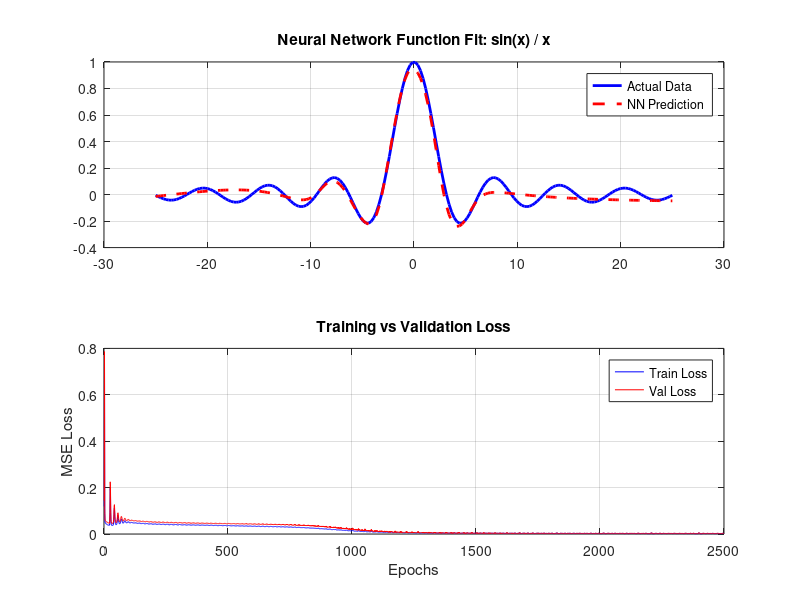

MATLAB code for this plot:
% 66_deep_learning_sinc.m
% UniLab Deep Learning: Function Approximation for sin(x)/x

clear all;
close all;
clc;

disp('🧠 UniLab Deep Learning: Sinc Function Approximation');
disp('==================================================');

%% 1. Function Approximation with Neural Network
disp('--- 1. Fitting f(x) = sin(x) / x ---');

% Data Generation
X = linspace(-25, 25, 200)';
% Use a small epsilon to avoid division by zero at x = 0
epsilon = 1e-10;
y = sin(X + epsilon) ./ (X + epsilon);

% Normalization for Sigmoid activation
X_min = min(X); X_max = max(X);
X_norm = (X - X_min) / (X_max - X_min);
y_min = min(y); y_max = max(y);
y_norm = (y - y_min) / (y_max - y_min);

% Train/Validation Split (80/20)
indices = randperm(200);
train_idx = indices(1:160);
val_idx = indices(161:200);

X_train = reshape(X_norm(train_idx), 160, 1); 
y_train = reshape(y_norm(train_idx), 160, 1);
X_val = reshape(X_norm(val_idx), 40, 1); 
y_val = reshape(y_norm(val_idx), 40, 1);

% Manual Neural Network (1 -> 64 -> 64 -> 1)
% Xavier Initialization
W1 = randn(1, 64) * sqrt(1/1); b1 = zeros(1, 64);
W2 = randn(64, 64) * sqrt(1/64); b2 = zeros(1, 64);
W3 = randn(64, 1) * sqrt(1/64); b3 = zeros(1, 1);

% RMSprop parameters
lr = 0.002;
beta = 0.9;
eps_opt = 1e-8;
mW1 = zeros(size(W1)); mb1 = zeros(size(b1));
mW2 = zeros(size(W2)); mb2 = zeros(size(b2));
mW3 = zeros(size(W3)); mb3 = zeros(size(b3));

epochs = 2500;
train_loss_hist = zeros(epochs, 1);
val_loss_hist = zeros(epochs, 1);

for epoch = 1:epochs
    % Forward Pass (Train)
    z1 = X_train * W1 + b1;
    a1 = tanh(z1); 
    z2 = a1 * W2 + b2;
    a2 = tanh(z2);
    z3 = a2 * W3 + b3;
    a3 = z3; % Linear output for regression
    
    % Loss (MSE)
    err = a3 - y_train;
    train_loss = mean(err.^2);
    train_loss_hist(epoch) = train_loss;
    
    % Forward Pass (Validation)
    vz1 = X_val * W1 + b1; va1 = tanh(vz1);
    vz2 = va1 * W2 + b2; va2 = tanh(vz2);
    vz3 = va2 * W3 + b3; va3 = vz3;
    val_loss = mean((va3 - y_val).^2);
    val_loss_hist(epoch) = val_loss;
    
    % Backward Pass
    d_z3 = 2 * err / length(X_train);
    d_W3 = a2' * d_z3;
    d_b3 = sum(d_z3, 1);
    
    d_a2 = d_z3 * W3';
    d_z2 = d_a2 .* (1 - a2.^2);
    d_W2 = a1' * d_z2;
    d_b2 = sum(d_z2, 1);
    
    d_a1 = d_z2 * W2';
    d_z1 = d_a1 .* (1 - a1.^2);
    d_W1 = X_train' * d_z1;
    d_b1 = sum(d_z1, 1);
    
    % Update (RMSprop)
    mW3 = beta * mW3 + (1-beta) * d_W3.^2;
    mb3 = beta * mb3 + (1-beta) * d_b3.^2;
    W3 = W3 - lr * d_W3 ./ (sqrt(mW3) + eps_opt);
    b3 = b3 - lr * d_b3 ./ (sqrt(mb3) + eps_opt);
    
    mW2 = beta * mW2 + (1-beta) * d_W2.^2;
    mb2 = beta * mb2 + (1-beta) * d_b2.^2;
    W2 = W2 - lr * d_W2 ./ (sqrt(mW2) + eps_opt);
    b2 = b2 - lr * d_b2 ./ (sqrt(mb2) + eps_opt);
    
    mW1 = beta * mW1 + (1-beta) * d_W1.^2;
    mb1 = beta * mb1 + (1-beta) * d_b1.^2;
    W1 = W1 - lr * d_W1 ./ (sqrt(mW1) + eps_opt);
    b1 = b1 - lr * d_b1 ./ (sqrt(mb1) + eps_opt);
    
    if mod(epoch, 100) == 0
        disp(['Epoch ', num2str(epoch), ': Train Loss = ', num2str(train_loss), ', Val Loss = ', num2str(val_loss)]);
    end
end

% Final Prediction
z1_f = X_norm * W1 + b1; a1_f = tanh(z1_f);
z2_f = a1_f * W2 + b2; a2_f = tanh(z2_f);
y_pred_norm = a2_f * W3 + b3;
y_pred = y_pred_norm * (y_max - y_min) + y_min;

% Plotting Results
disp(' ');
disp('--- 2. Visualization ---');
figure;
subplot(2, 1, 1);
plot(X, y, 'b', 'LineWidth', 2); hold on;
plot(X, y_pred, 'r--', 'LineWidth', 2);
title('Neural Network Function Fit: sin(x) / x');
legend('Actual Data', 'NN Prediction');
grid on;

subplot(2, 1, 2);
plot(1:epochs, train_loss_hist, 'b'); hold on;
plot(1:epochs, val_loss_hist, 'r');
title('Training vs Validation Loss');
xlabel('Epochs'); ylabel('MSE Loss');
legend('Train Loss', 'Val Loss');
grid on;

disp('Deep Learning Sinc Session Complete.');
